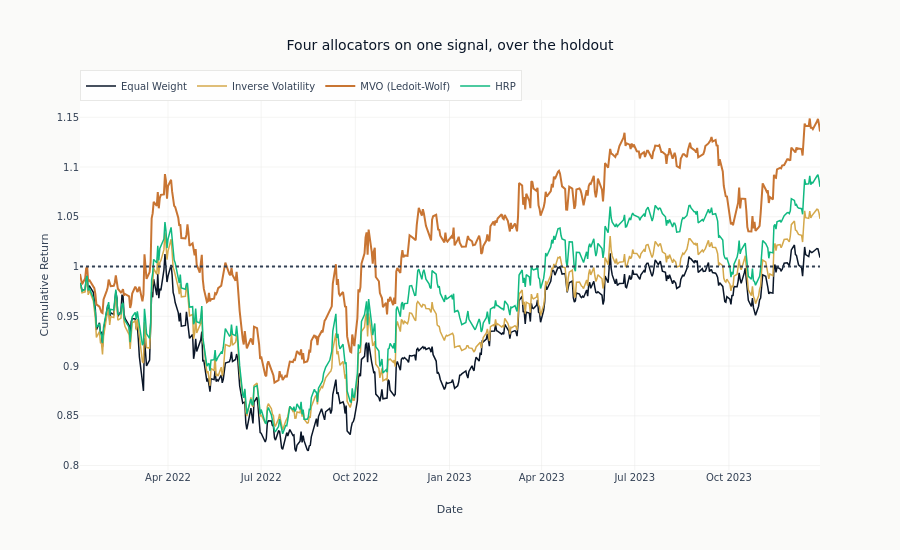

Notebook cell for this chart:
### Markdown cell above
## 8. Equity Curves

### Code cell
fig = go.Figure()

palette = ml4t_palette(4, categorical=True)
colors = dict(zip(allocation_methods, palette, strict=True))
for name, result in results.items():
    fig.add_trace(
        go.Scatter(
            x=result["dates"],
            y=result["cumulative_return"],
            mode="lines",
            name=name,
            line=dict(color=colors[name], width=2 if name == selected_method else 1.5),
        )
    )

fig.add_hline(y=1.0, line_dash="dot", line_color=COLORS["neutral"])

fig.update_layout(
    title="Four allocators on one signal, over the holdout",
    xaxis_title="Date",
    yaxis_title="Cumulative Return",
    height=550,
    legend=dict(orientation="h", x=0, y=1.08),
)
show_plotly_with_alt(
    fig,
    "Four cumulative return paths over the holdout, one per allocation method, with the allocator chosen before the holdout drawn thicker.",
)

### Figure 1 — Plotly figure (JSON) as saved in the notebook; plotly's stock layout.template omitted (floating-point values rounded to 4 significant figures; data arrays with more than 128 entries replaced by an {"elided": "..."} marker saying what was removed)
{"data": [{"line": {"color": "#0a1628", "width": 1.5}, "mode": "lines", "name": "Equal Weight", "type": "scatter", "x": {"elided": "499 str values"}, "y": {"elided": "499 float values"}}, {"line": {"color": "#D4A84B", "width": 1.5}, "mode": "lines", "name": "Inverse Volatility", "type": "scatter", "x": {"elided": "499 str values"}, "y": {"elided": "499 float values"}}, {"line": {"color": "#C87533", "width": 2}, "mode": "lines", "name": "MVO (Ledoit-Wolf)", "type": "scatter", "x": {"elided": "499 str values"}, "y": {"elided": "499 float values"}}, {"line": {"color": "#10b981", "width": 1.5}, "mode": "lines", "name": "HRP", "type": "scatter", "x": {"elided": "499 str values"}, "y": {"elided": "499 float values"}}], "layout": {"height": 550, "legend": {"orientation": "h", "x": 0, "y": 1.08}, "shapes": [{"line": {"color": "#334155", "dash": "dot"}, "type": "line", "x0": 0, "x1": 1, "xref": "x domain", "y0": 1.0, "y1": 1.0, "yref": "y"}], "title": {"text": "Four allocators on one signal, over the holdout"}, "xaxis": {"title": {"text": "Date"}}, "yaxis": {"title": {"text": "Cumulative Return"}}}}
